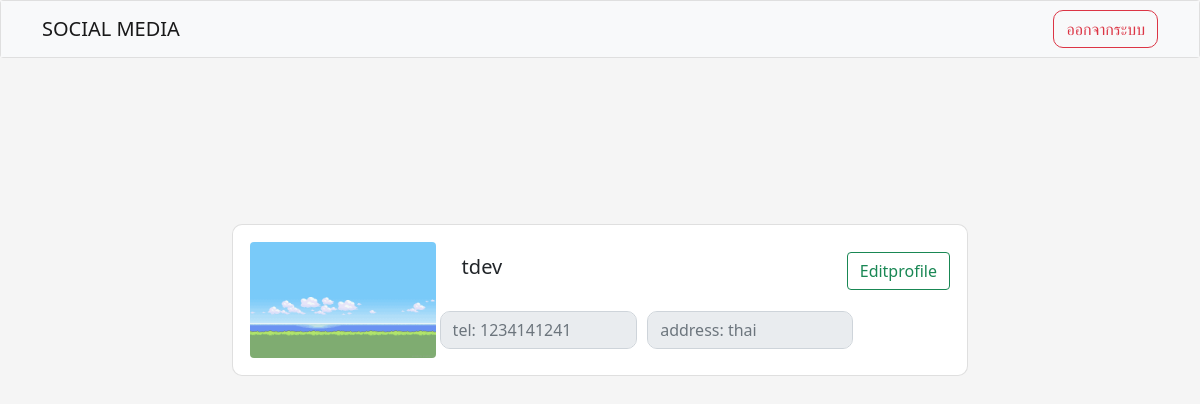
/page_profile/profile.php (signed in), run on the app's committed database.
### tables this page shows
CREATE TABLE `tb_users` (
  `u_memberid` int(11) NOT NULL,
  `u_username` varchar(250) NOT NULL,
  `u_password` varchar(20) NOT NULL,
  `u_tel` varchar(10) NOT NULL,
  `u_address` varchar(250) NOT NULL,
  `u_img` varchar(100) NOT NULL,
  `u_timestamp` timestamp NOT NULL DEFAULT current_timestamp()
);

### page_profile/profile.php (the view, shortened to what this page needs)
<!DOCTYPE html>
<html lang="en">
<?php
include('../services/connect.php');
if(isset($_SESSION['myid'])){
    $myid = $_SESSION['myid'];
    $query_myself = "SELECT * FROM tb_users WHERE u_memberid  = $myid";
    $result_myself = mysqli_query($conn,$query_myself);
    $fetch_myself = mysqli_fetch_assoc($result_myself);
}else{
    header('location:../page_login/login.php');
}
?>
<head>
    <link rel="stylesheet" href="../bootstrap-5.0.0-beta2-dist/css/bootstrap.css">
</head>
<body style="background-color: whitesmoke;">
    <?php
    include("../item_web/header.php");
    ?>
    <div class="container">
        <div style="height: 150px;"></div>
        <div class="row">
            <div class="col-md-2"></div>
            <div class="col-md-8">
                <div class="card mt-3" style="border-radius: 10px;">
                    <div class="card-body">
                        <table width="100%">
                            <tbody>
                                <tr>
                                    <td rowspan="3">
                                        <img src="../photo/<?php echo $fetch_myself['u_img'] ?>" alt="" class="rounded img-fluid" width="250px">
                                    </td>
                                </tr>
                                <tr>
                                    <td colspan="3">
                                        <p class="h5 ms-4"><?php echo $fetch_myself['u_username'] ?></p>
                                    </td>
                                    <td>
                                        <button type="button" class="btn btn-outline-success" data-bs-toggle="modal" data-bs-target="#modelId">Editprofile</button>
                                    </td>
                                </tr>
                                <tr>
                                    <td></td>
                                    <td>
                                        <input type="text" class="form-control" name="" id="" aria-describedby="helpId" placeholder="tel: <?php echo $fetch_myself['u_tel'] ?>" required style="border-radius: 10px;" readonly>
                                    </td>
                                    <td>
                                        <input type="text" class="form-control ms-2" name="" id="" aria-describedby="helpId" placeholder="address: <?php echo $fetch_myself['u_address'] ?>" required style="border-radius: 10px;" readonly>
                                    </td>
                                </tr>
                            </tbody>
                        </table>
                    </div>
                </div>
            </div>
            <div class="col-md-2"></div>
        </div>
    </div>
</body>
</html>

### data on the page
tb_users: u_img (picture), u_username "tdev", u_tel "tel: 1234141241", u_address "address: thai"
